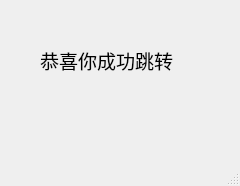
<?xml version="1.0" encoding="UTF-8"?>
<ui version="4.0">
 <class>MainWindow</class>
 <widget class="QMainWindow" name="MainWindow">
  <property name="geometry">
   <rect>
    <x>0</x>
    <y>0</y>
    <width>240</width>
    <height>186</height>
   </rect>
  </property>
  <property name="windowTitle">
   <string>MainWindow</string>
  </property>
  <widget class="QWidget" name="centralwidget">
   <widget class="QLabel" name="label">
    <property name="geometry">
     <rect>
      <x>40</x>
      <y>30</y>
      <width>141</width>
      <height>61</height>
     </rect>
    </property>
    <property name="font">
     <font>
      <family>Arial</family>
      <pointsize>14</pointsize>
     </font>
    </property>
    <property name="text">
     <string>恭喜你成功跳转</string>
    </property>
   </widget>
  </widget>
  <widget class="QMenuBar" name="menubar">
   <property name="geometry">
    <rect>
     <x>0</x>
     <y>0</y>
     <width>240</width>
     <height>23</height>
    </rect>
   </property>
  </widget>
  <widget class="QStatusBar" name="statusbar"/>
 </widget>
 <resources/>
 <connections/>
</ui>
